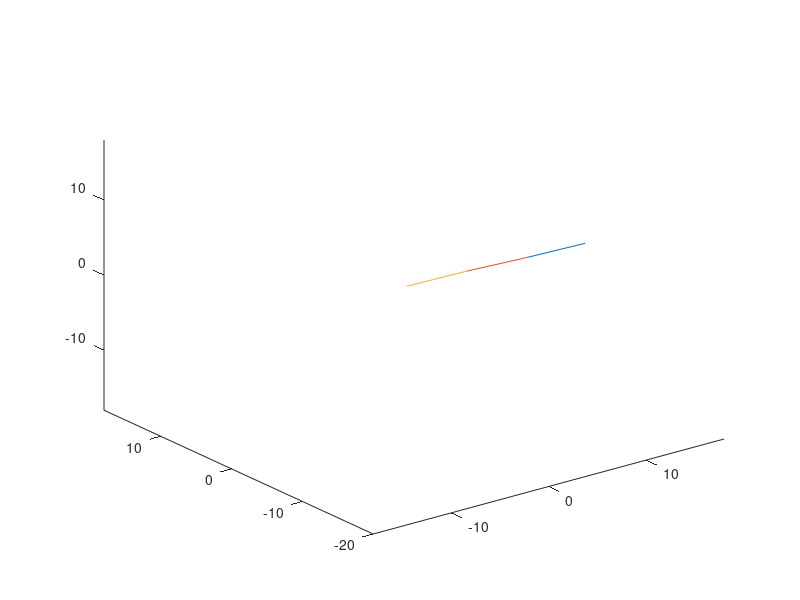

Write MATLAB code to recreate this figure.
clc;
clear all;
close all;
pause on;

% The result:
% https://media.giphy.com/media/NhrjAqODLq0tzjwHnN/giphy.gif


endLoc = [0;0;0;1]; % the 1 at the end allows us to do translation via matrix multiplication
endLoc2= [10;0;0;1]; % this is just for comparison later
% order: theta, alpha, r, d
P = zeros(0,4);
P = [P;0,90,6,0];
P = [P;0,90,6,0];
P = [P;0,0,6,0];

loopAmt = 359;
F = zeros(loopAmt, 4, size(P,1)+1);
for i=1:loopAmt
    P(1,1) = i;
    P(2,1) = i;
    P(3,1) = i;
    T = eye(4);
    for i1=1:size(P,1)
        theta = P(i1,1);
        alpha = P(i1,2);
        r = P(i1,3);
        d = P(i1,4);
        % https://en.wikipedia.org/wiki/Denavit%E2%80%93Hartenberg_parameters#Denavit%E2%80%93Hartenberg_matrix
        % called T on wikipedia
        A = [
            cosd(theta),-sind(theta)*cosd(alpha),sind(theta)*sind(alpha),r*cosd(theta);
            sind(theta),cosd(theta)*cosd(alpha),-cosd(theta)*sind(alpha),r*sind(theta);
            0,sind(alpha),cosd(alpha),d;
            0,0,0,1
            ];
        % we need to transform link by link from end effector to the base
        % but we are looping link by link from base to end effector.
        % so we multiply backwards (T*A):
        T = T*A;
        F(i,:,i1+1) = transpose(T*endLoc);
    end
    disp("T*base");
    disp(T*endLoc);
    disp("T*base2");
    disp(T*endLoc2);
end
%pause(5);
i = 1;
showPath = true;
while i < loopAmt
    clf; % comment out to see range of motion
    hold on;
    for i1=size(F,3):-1:2
        plot3([F(i,1,i1), F(i,1,i1-1)],...
            [F(i,2,i1), F(i,2,i1-1)],...
            [F(i,3,i1), F(i,3,i1-1)]...
            )
    end
    xlim([-18,18]);
    ylim([-20,18]);
    zlim([-18,18]);
    %axis equal; % stops the oval shape but makes graph constantly scale
    view(3);
    pause(0.022); % 0.022 second delay
    i = i + 3;
end